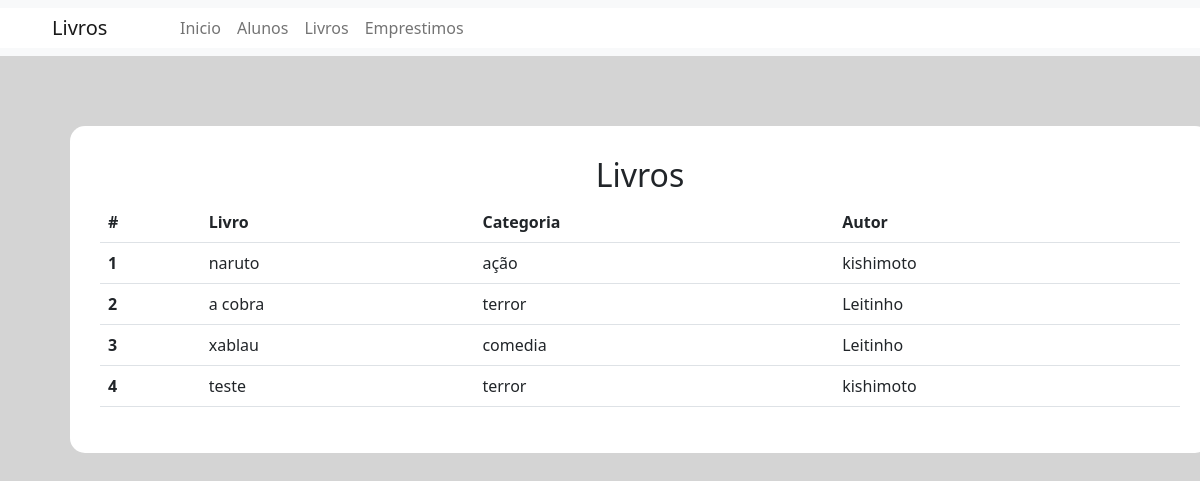
The page /livros on the database as committed earlier.
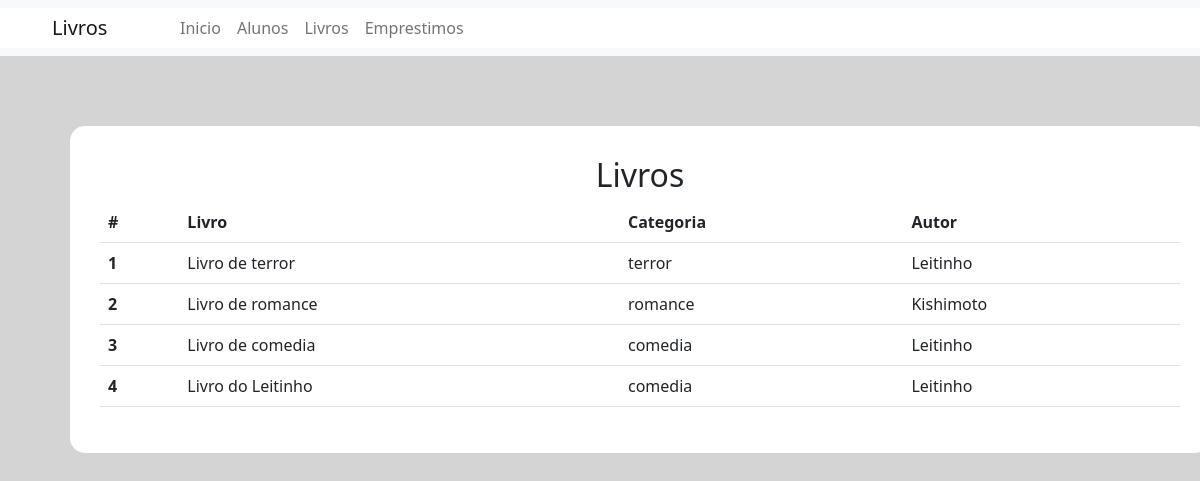
The same page on the database as committed later.
### main/models.py (models this page shows, shortened)
class Livro(models.Model):
    nome = models.CharField(max_length=150)
    categoria = models.ForeignKey(Categoria, on_delete=models.CASCADE, null=True, blank=True)
    autor = models.ForeignKey(Autor, on_delete=models.CASCADE, null=True, blank=True)

class Categoria(models.Model):
    nome = models.CharField(max_length=150)
    def __str__(self):
        return str(self.nome)

class Autor(models.Model):
    nome = models.CharField(max_length=150)
    idade = models.CharField(max_length=3)
    def __str__(self):
        return str(self.nome)

### main/views.py (the view)
# urls.py: path('livros', views.livros, name='livros'),
def livros(request):
    livros = Livro.objects.all
    return render(request, 'livros.html',{'livros':livros})

### main/templates/livros.html (shortened to what this page needs)
<!DOCTYPE html>
<html lang="en">
<head>
    <link href="https://cdn.jsdelivr.net/npm/bootstrap@5.2.2/dist/css/bootstrap.min.css" rel="stylesheet">
</head>
<body>
    <nav class="navbar navbar-expand-lg bg-light">
        <div class="container-fluid fundo">
            <a class="navbar-brand fundo espaco" href="#">Livros</a>
            <div class="collapse navbar-collapse fundo" id="navbarSupportedContent">
                <ul class="navbar-nav me-auto mb-2 mb-lg-0">
                    <li class="nav-item">
                        <a class="nav-link" href="home">Inicio</a>
                    </li>
                    <li class="nav-item">
                        <a class="nav-link" href="alunos">Alunos</a>
                    </li>
                    <li class="nav-item">
                        <a class="nav-link" href="livros">Livros</a>
                    </li>
                    <li class="nav-item">
                        <a class="nav-link" href="emprestimos">Emprestimos</a>
                    </li>
                </ul>
            </div>
        </div>
    </nav>
    <div class="container">
        <h2 style="text-align: center;">Livros</h2>
        <table class="table">
            <thead>
            <tr>
                <th scope="col">#</th>
                <th scope="col">Livro</th>
                <th scope="col">Categoria</th>
                <th scope="col">Autor</th>
            </tr>
            </thead>
            <tbody>
            {% for livros in livros %}
            <tr>
                <th scope="row">{{livros.id}}</th>
                <td>{{livros.nome}}</td>
                <td>{{livros.categoria}}</td>
                <td>{{livros.autor}}</td>
            </tr>
            {% endfor %}
            </tbody>
        </table>
    </div>
</body>
</html>

### main/templates/livros.html (style rules this page uses)
body { background-color: rgb(212, 212, 212); }
.container { margin: 70px; padding: 30px; background-color: white; border-radius: 15px; }
.fundo { background-color: white; }
.espaco { margin:0px 20px 0px 40px ; width: 100px; }

Rows that differ between the two databases and show on the page:
changed Livro id 1: nome "naruto" → "Livro de terror"; categoria "ação" → "terror"; autor "kishimoto" → "Leitinho"
changed Livro id 2: nome "a cobra" → "Livro de romance"; categoria "terror" → "romance"; autor "Leitinho" → "Kishimoto"
changed Livro id 3: nome "xablau" → "Livro de comedia"
changed Livro id 4: nome "teste" → "Livro do Leitinho"; categoria "terror" → "comedia"; autor "kishimoto" → "Leitinho"
